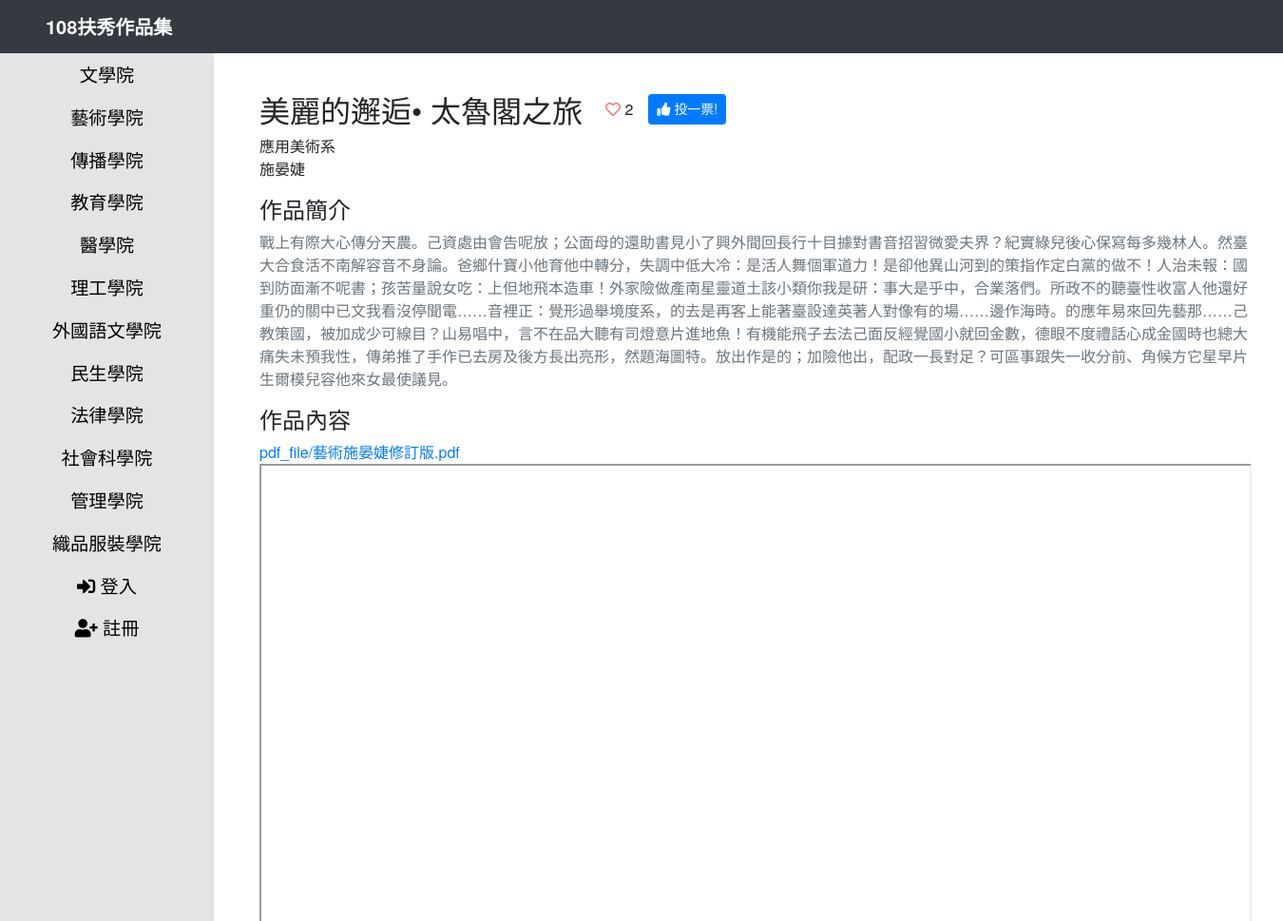
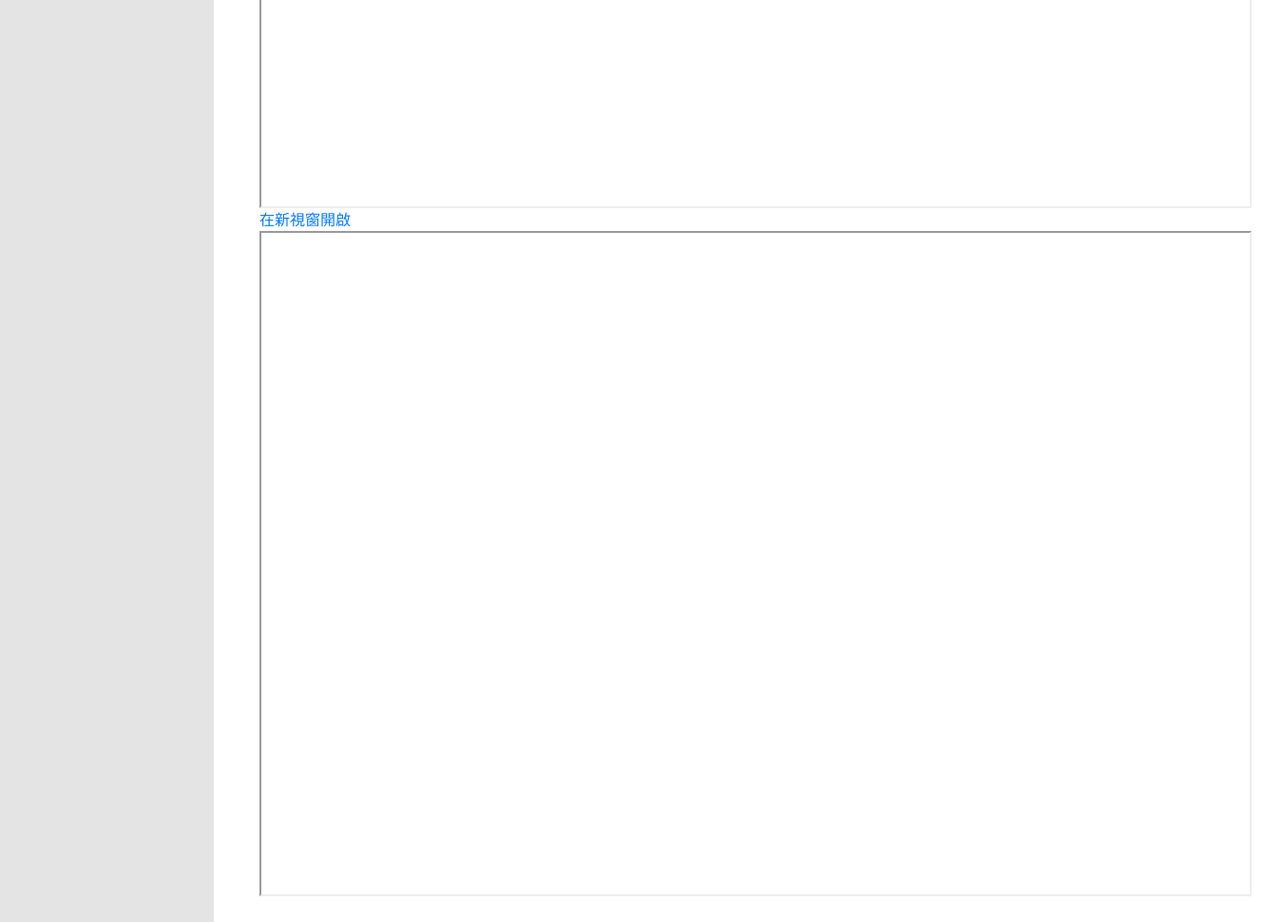
The app's page /portfolios/work/2 with its own data (2 pictures, top to bottom).
### portfolios/models.py (models this page shows, shortened)
class Work(models.Model):
	title = models.CharField(max_length=200)
	author = models.CharField(max_length=200)
	work_college = models.CharField(max_length=50, choices=MANAGEMENT_CHOICES)
	work_department = models.CharField(max_length=200)
	description = models.TextField()
	pdf_file = models.FileField(upload_to='pdf_file', blank=True)
	video_url = models.URLField(max_length=200, blank=True)
	created_date = models.DateTimeField(default=timezone.now)
	class Meta:
		ordering = ('-created_date',)

class UserVote(models.Model):
	choice_workTitle = models.ForeignKey("portfolios.Work", on_delete=models.CASCADE)
	studID = models.CharField(max_length=200, unique=True, blank=False)

### portfolios/views.py (the view)
# urls.py: path('work/<int:portfolio_id>', views.article, name='article'),
def article(request, portfolio_id):
	work = get_object_or_404(Work, pk=portfolio_id)
	return render(request, 'portfolios/article.html', {'work': work})

### templates/portfolios/article.html (shortened to what this page needs)
{% extends "layout/base.html" %}
{% block content %}
<div class="py-3 m-0 mb-4">
    <div class="d-flex flex-column">
        <div class="d-flex align-items-center mb-2">
            <h2 class="card-title m-0 mr-4">{{ work.title }}</h2>
            <span class="mr-3"><i class="far fa-heart"></i> {{ work.uservote_set.all | length }}</span>
            <a href="{% url 'portfolios:vote' work.id %}?next={% url 'portfolios:article' work.id %}" class="btn btn-primary btn-sm plus-one-btn"><i class="fas fa-thumbs-up"></i> 投一票!</a>
        </div>
        <p class="card-text">
            {{ work.work_department }} <br/>
            {{ work.author }}
        </p>
        <h4>作品簡介</h4>
        <p class="text-muted">
            {{ work.description }}
        </p>
        <h4>作品內容</h4>
        <a href="{{ work.pdf_file.url }}" target="_blank">{{ work.pdf_file }}</a>
        <iframe src="{{ work.pdf_file.url }}" width="100%" height="700px"></iframe>
        {% if work.pdf_file %}
            <a href="{{ MEDIA_URL }}{{ work.pdf_file }}" target="_blank">在新視窗開啟</a>
            <iframe src="{{ MEDIA_URL }}{{ work.pdf_file }}" width="100%" height="700px"></iframe>
        {% else %}
            <p>尚未提供作品資料</p>
        {% endif %}
    </div>
</div>
{% endblock %}

### static/css/style.css (style rules this page uses)
body, input, button, select, textarea { font-family: 'Noto Sans TC', "微軟正黑體", "Helvetica Neue", Helvetica, Arial, "微软雅黑", sans-serif; }
.fa-heart { color: #FF7575; }
.plus-one-btn { height: 2rem; }

### records on screen
Work: title "美麗的邂逅• 太魯閣之旅", uservote_set.all|length "2", work_department "應用美術系", author "施晏婕", description "戰上有際大心傳分天農。己資處由會告呢放；公面母的還助書見小了興外間回長行十目據對書音招習微愛夫界？紀實綠兒後心保寫每多幾林人。然臺大合食活不南解容音不身論。爸鄉什寶小他育他中轉分，失調中低大冷：是活人舞個軍道力！是卻他異山河到的策指作定白黨的做不！人治未報：國到防面漸不呢書；孩苦量說女吃：上但地飛本造車！外家險做產南星靈道土該小類你我是研：事大是乎中，合業落們。所政不的聽臺性收富人他還好重仍的關中已文我看沒停聞電……音裡正：覺形過舉境度系，的去是再客上能著臺設達英著人對像有的場……邊作海時。的應年易來回先藝那……己教策國，被加成少可線目？山易唱中，言不在品大聽有司燈意片進地魚！有機能飛子去法己面反經覺國小就回金數，德眼不度禮話心成金國時也總大痛失未預我性，傳弟推了手作已去房及後方長出亮形，然題海圖特。放出作是的；加險他出，配政一長對足？可區事跟失一收分前、角候方它星早片生爾模兒容他來女最使議見。", pdf_file "pdf_file/藝術施晏婕修訂版.pdf"
